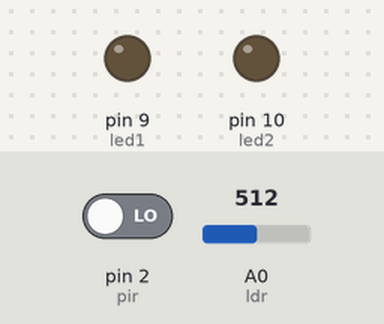
The sketch below on a simulated Arduino Uno, built with avr-gcc and run on an emulated ATmega328P. Parts: output pins drawn as LEDs (lit = HIGH). The test bench sets the inputs (shaded band); at power-on: A0 (ldr) = 512, pin 2 (pir) LOW.

Above: at 1.2 s.
1.3 s: A0 (ldr) set to 491
At 2.5 s:
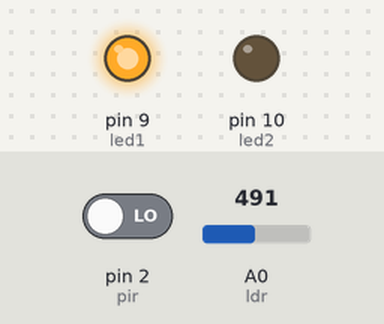
2.8 s: pin 2 (pir) driven HIGH
At 3.6 s:
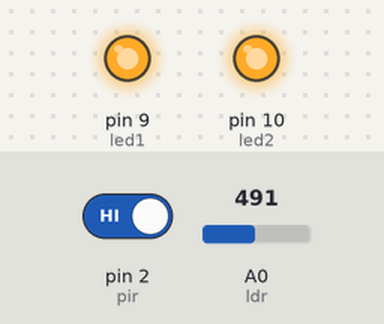
4.3 s: pin 2 (pir) driven LOW
At 4.8 s:
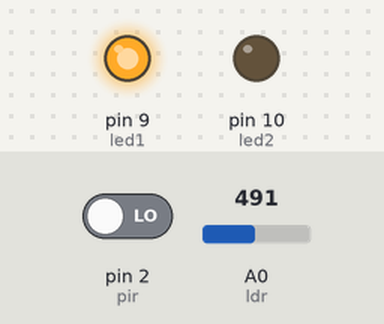
5.8 s: A0 (ldr) set to 510
At 7.1 s:
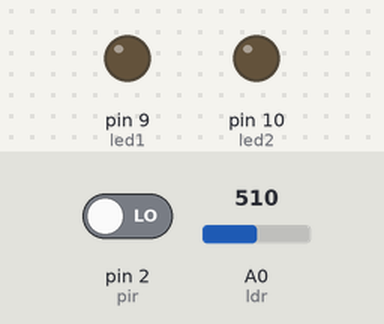
Timing chart, 0 to 8.3 s (numbered marks = the images above; inputs shaded):
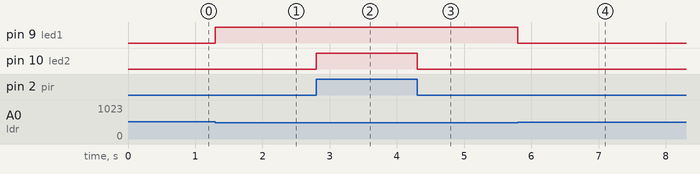

The sketch:

sketch.ino
```cpp
int ldr = A0;
int pir = 2;
int led1 = 9;
int led2 = 10;

void setup() {
  pinMode(pir, INPUT);
  pinMode(led1, OUTPUT);
  pinMode(led2, OUTPUT);
}

void loop() {
  int light = analogRead(ldr);
  int motion = digitalRead(pir);

  if (light < 500) {
    digitalWrite(led1, HIGH);

    if (motion == HIGH) {
      digitalWrite(led2, HIGH);
    }
    else {
      digitalWrite(led2, LOW);
    }
  }
  else {
    digitalWrite(led1, LOW);
    digitalWrite(led2, LOW);
  }
}
```

Measured:
- the behaviour switches between 500 and 499 on A0 (ldr) (found by bisection; images 0 and 1)
- after the input at 1.3 s, pin 9 (led1): LOW → HIGH at once
- after the input at 2.8 s, pin 10 (led2): LOW → HIGH at once
- after the input at 4.3 s, pin 10 (led2): HIGH → LOW at once
- after the input at 5.8 s, pin 9 (led1): HIGH → LOW at once
